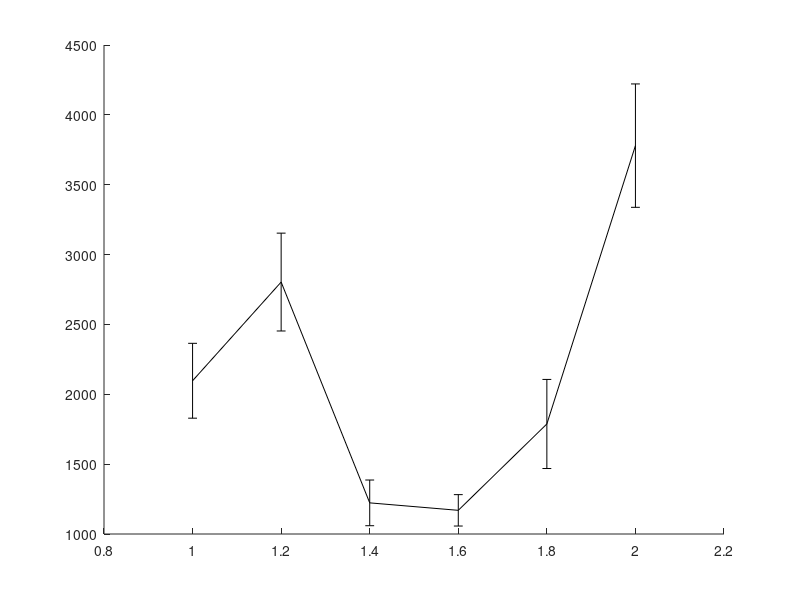

Source code (MATLAB): (Note: this script raises an error after producing the figure.)
% In this experiment I compare the performance of the GD (with KDL) and the
% PCS on one scene with obstacles where the start and goal configurations
% are:
% State c_start = {0.5236, 1.7453, -1.8326, -1.4835,	1.5708,	0, 1.004278, 0.2729, 0.9486, -1.15011, 1.81001, -1.97739};
% State c_goal = {0.5236, 0.34907, 0.69813, -1.3963, 1.5708, 0, 0.7096, 1.8032, -1.7061, -1.6286, 1.9143, -2.0155}; // Robot 2 no backflip - Elbow down
% This while benchmarking the maximum step distance.
% With joint limits of the ABB robots.
% LazyRRT planner
% last updated: 08/26/17

clear all
clc

%%
D1 = load('benchmark_LazyRRT_PCS_3poles_rangeB_newNN.txt'); 
D1 = D1(D1(:,1)>0.5, :);

%%
D2 = load('benchmark_LazyRRT_GD_3poles_rangeB_newNN.txt'); 

%%
% PCS
rd = sort(unique(D1(:,1)));
for i = 1:length(rd)
    M = D1(D1(:,1)==rd(i), 2:end);
    td(i) = mean(M(:,4))*1e3;
    td_ste(i) = 1e3*std(M(:,4))/sqrt(size(M,1));
    nodes_d(i) =  mean(M(:,10));
    trees_d(i) =  mean(M(:,11));
    tlc_d(i) = mean(M(:,12))*1e3;
end

%%
% GD
rg = sort(unique(D2(:,1)));
for i = 1:length(rg)
    M = D2(D2(:,1)==rg(i), 2:end);
%     disp([i-1 rg(i)  size(M,1)])
    tg(i) = mean(M(:,4))*1e3;
    tg_ste(i) = 1e3*std(M(:,4))/sqrt(size(M,1));
    nodes_g(i) =  mean(M(:,10));
    trees_g(i) =  mean(M(:,11));
    tlc_g(i) = mean(M(:,12))*1e3;
end

%%
disp(' ');
[tdmin, id] = min(td);
[tgmin, ig] = min(tg);

%%
h = figure(1);
clf
errorbar(rd,td,td_ste,'-k','linewidth',2);
hold on
errorbar(rg,tg,tg_ste,'--k','linewidth',2);
hold off
ylabel('mean runtime [msec]');
xlabel('max. local-connection distance');
legend('PCS','GD');
% xlim([0 6]);
xlim([min([rd; rg]) max([rd; rg])]);

%% 
D1 = D1(D1(:,1)==rd(id), 2:end);
verf = D1(:,1)==1;
suc = D1(:,2)==1;

disp('PCS:');
disp(['Results of ' num2str(size(D1,1)) ' queries.']);
disp(['Minimum avg. runtime for PCS is ' num2str(tdmin) 'msec with d = ' num2str(rd(id)) ]);
disp(['Percent of successful queries verified: ' num2str(sum(verf & suc)/sum(suc)*100) '%']);
disp(['Plan distance: ' num2str(D1(1,3)) ]);
disp(['Avg. runtime: ' num2str(mean(D1(:,4))*1e3)  ' +/- ' num2str(std(D1(:,4))/sqrt(size(D1,1))*1e3) ' msec ']);
disp(['Avg. local-connection time: ' num2str(mean(D1(:,12))*1e3)  ' +/- ' num2str(std(D1(:,12))/sqrt(size(D1,1))*1e3) ' msec ']);
disp(['Avg. nodes in path: ' num2str(floor(mean(D1(:,10)))) ]);
disp(['Avg. nodes in trees: ' num2str(floor(mean(D1(:,11)))) ]);
disp(['Avg. number of IK solutions: ' num2str(floor(mean(D1(:,5)))) ]);

%%
D2 = D2(D2(:,1)==rg(ig), 2:end);
verf = D2(:,1)==1;
suc = D2(:,2)==1;

disp('GD:');
disp(['Results of ' num2str(size(D2,1)) ' queries.']);
disp(['Minimum avg. runtime for GD is ' num2str(tgmin) 'msec with d = ' num2str(rg(ig)) ]);
disp(['Percent of successful queries verified: ' num2str(sum(verf & suc)/sum(suc)*100) '%']);
disp(['Plan distance: ' num2str(D2(1,3)) ]);
disp(['Avg. runtime: ' num2str(mean(D2(:,4))*1e3)  ' +/- ' num2str(std(D2(:,4))/sqrt(size(D2,1))*1e3) ' msec ']);
disp(['Avg. local-connection time: ' num2str(mean(D2(:,12))*1e3)  ' +/- ' num2str(std(D2(:,12))/sqrt(size(D2,1))*1e3) ' msec ']);
disp(['Avg. nodes in path: ' num2str(floor(mean(D2(:,10)))) ]);
disp(['Avg. nodes in trees: ' num2str(floor(mean(D2(:,11)))) ]);
disp(['Avg. number of projections: ' num2str(floor(mean(D2(:,5)))) ]);

%%
disp(' ');
disp(['Best speed-up: t_{gd}/t_{pcs} = ' num2str(tgmin/tdmin) ]);

%%
%%
%%

% PCS
td = D1(:,4);
maxT = max(td);
T1 = linspace(0,maxT,1000);
T1 = T1(2:end);
for i = 1:length(T1)
    sd = td < T1(i);
    md(i) = mean(td(sd));
    Md(i) = 1-sum(sd)/length(td);
end
%%
% GD
tg = D2(:,4);
maxT = max(tg);
T2 = linspace(0,maxT,1000);
T2 = T2(2:end);
for i = 1:length(T2)
    sg = tg < T2(i);
    mg(i) = mean(tg(sg));
    Mg(i) = 1-sum(sg)/length(tg);
end
%%
h = figure(2);
clf
plot(T1,Md*100,'-k','linewidth',2);
hold on
plot(T2,Mg*100,'--k','linewidth',2);
hold off
xlabel('maximum runtime [sec]');
ylabel('failure rate [%]');
legend('PCS','GD');
xlim([0 max([T1 T2])]);
title('LazyRRT');
